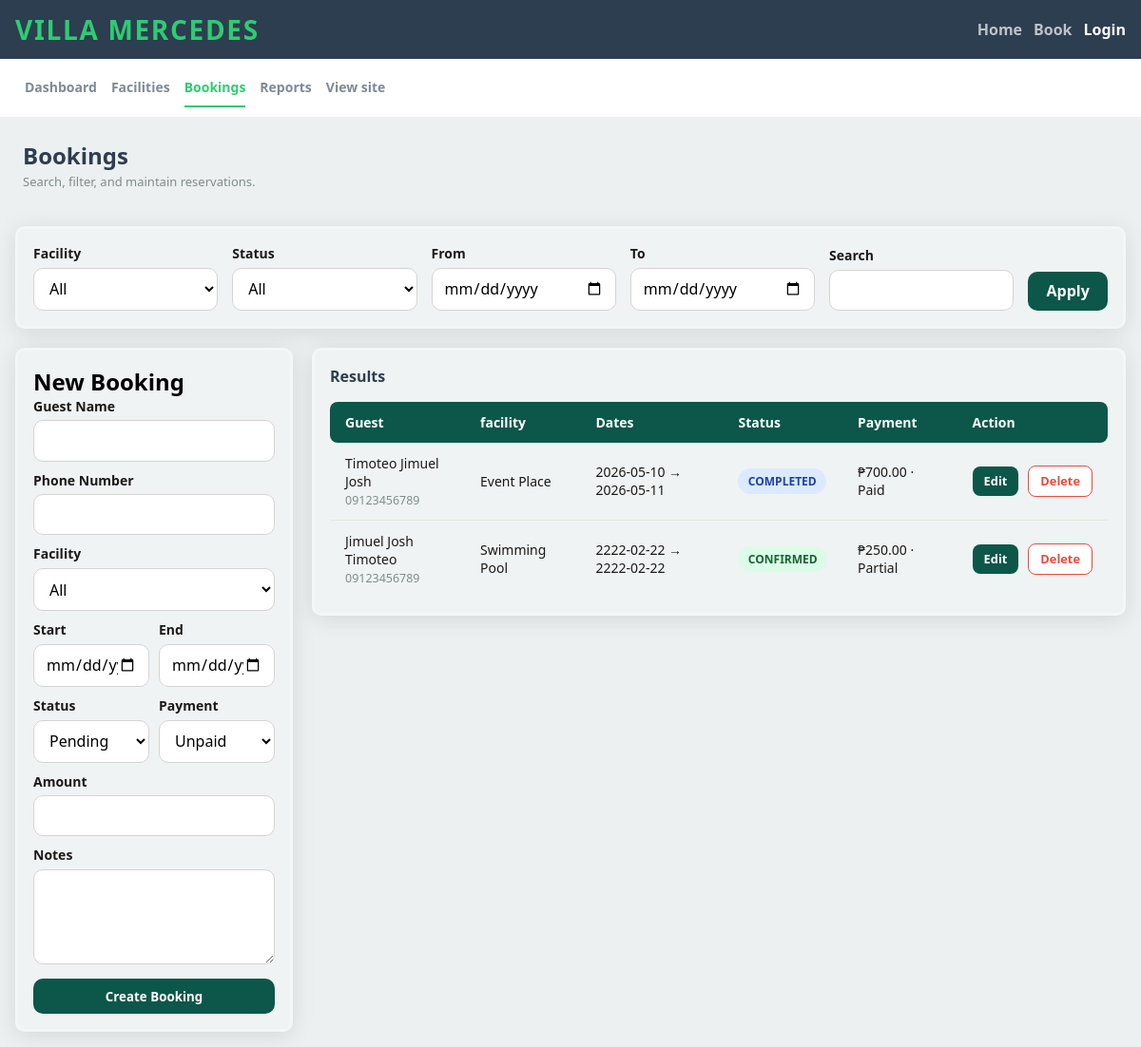
Page /admin/bookings.php on the earlier database version.
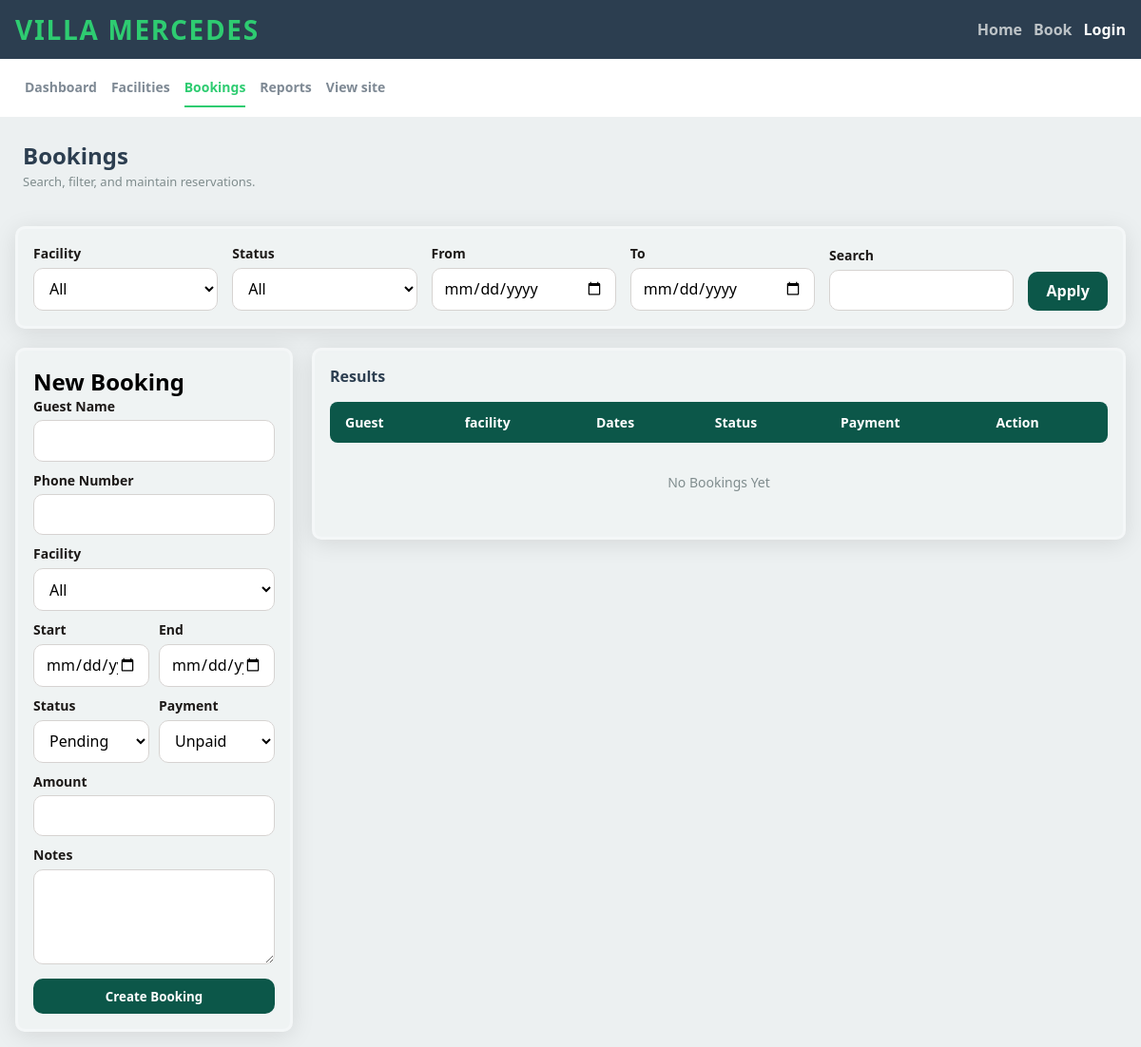
Same page on the later database version.
### tables this page shows
CREATE TABLE IF NOT EXISTS `bookings` (
  `id` int NOT NULL AUTO_INCREMENT,
  `guest_name` varchar(255) NOT NULL,
  `phone_number` varchar(50) NOT NULL,
  `facility_id` int NOT NULL,
  `date_start` date NOT NULL,
  `date_end` date NOT NULL,
  `notes` text,
  `status` varchar(50) DEFAULT 'Pending',
  `created_at` timestamp NULL DEFAULT CURRENT_TIMESTAMP,
  `payment_amount` decimal(10,2) DEFAULT '0.00',
  `payment_status` varchar(50) DEFAULT 'Unpaid',
  PRIMARY KEY (`id`),
  KEY `facility_id` (`facility_id`),
  CONSTRAINT `bookings_ibfk_1` FOREIGN KEY (`facility_id`) REFERENCES `facilities` (`id`) ON DELETE CASCADE
);

CREATE TABLE IF NOT EXISTS `facilities` (
  `id` int NOT NULL AUTO_INCREMENT,
  `name` varchar(255) NOT NULL,
  `description` text NOT NULL,
  `image_filename` varchar(255) DEFAULT NULL,
  `capacity` int NOT NULL,
  `rate_amount` decimal(10,2) NOT NULL,
  `rate_unit` enum('Per Day','Per Session') NOT NULL,
  `created_at` timestamp NULL DEFAULT CURRENT_TIMESTAMP,
  PRIMARY KEY (`id`)
);

### utils/helper.php (called while the page is built, shortened)
<?php
function url(string $path = ''): string
{
    $base = '/villa-mercedes';
    $path = ltrim($path, '/');
    return $base . '/' . $path;
}
function e(?string $value): string
{
    return htmlspecialchars((string) $value, ENT_QUOTES | ENT_HTML5, 'UTF-8');
}

### admin/bookings.php (the view, shortened to what this page needs)
<?php
require_once '../utils/helper.php';
$currentPage = basename($_SERVER['PHP_SELF']);
$editRow = null;
$conn = connection();
$sql = "
    SELECT b.*, f.name AS facility_name
    FROM bookings b
    LEFT JOIN facilities f ON b.facility_id = f.id
    WHERE 1=1
";
$sql .= " ORDER BY b.id DESC";
$stmt = $conn->prepare($sql);
$stmt->execute();
$table_data_result = $stmt->get_result();
?>
<!DOCTYPE html>
<html lang="en">
<head>
    <link rel="stylesheet" href="../resources/css/header-footer.css">
    <link rel="stylesheet" href="../resources/css/admin-nav.css">
    <link rel="stylesheet" href="../resources/css/admin-booking.css">
</head>
<body>
<header>
    <div class="header-container">
        <a href="<?= e(url('index.php')) ?>" class="brand-label">Villa Mercedes</a>
        <div class="header-nav">
            <a href="<?= e(url('index.php')) ?>" class="<?= $currentPage === 'index.php' ? 'is-active' : '' ?>">Home</a>
            <a href="<?= e(url('book.php')) ?>" class="<?= $currentPage === 'book.php' ? 'is-active' : '' ?>">Book</a>
            <a href="<?= e(url('login.php')) ?>" class="<?= e('is-active') ?>">
                <?= isset($_SESSION['user']) ? 'Dashboard Management' : 'Login' ?>
            </a>
        </div>
    </div>
</header>
<nav class="admin-subnav">
    <div class="admin-subnav-inner">
        <a href="<?= e(url('admin/dashboard.php')) ?>" class="<?= $currentPage === 'dashboard.php' ? 'is-active' : '' ?>">Dashboard</a>
        <a href="<?= e(url('admin/facilities.php')) ?>" class="<?= $currentPage === 'facilities.php' ? 'is-active' : '' ?>">Facilities</a>
        <a href="<?= e(url('admin/bookings.php')) ?>" class="<?= $currentPage === 'bookings.php' ? 'is-active' : '' ?>">Bookings</a>
        <a href="<?= e(url('admin/reports.php')) ?>" class="<?= $currentPage === 'reports.php' ? 'is-active' : '' ?>">Reports</a>
        <a href="<?= e(url('index.php')) ?>" target="_blank" >View site</a>
    </div>
</nav>
<main class="admin-booking">
    <div class="page-head">
        <div>
            <h2>Bookings</h2>
            <p>Search, filter, and maintain reservations.</p>
        </div>
    </div>
    <div class="filters">
        <form action="" method="get">
            <div class="form-row">
                <label for="filter_facility">Facility</label>
                <select name="filter_facility" id="filter_facility">
                    <option value="">All</option>
                </select>
            </div>
            <div class="form-row">
                <label for="filter_status">Status</label>
                <select name="filter_status" id="filter_status">
                    <option value="">All</option>
                </select>
            </div>
            <div class="form-row">
                <label for="from_date">From</label>
                <input type="date" id="from_date" name="from_date">
            </div>
            <div class="form-row">
                <label for="to_date">To</label>
                <input type="date" name="to_date" id="to_date">
            </div>
            <div class="form-row">
                <label for="search_input">Search</label>
                <input type="text" name="search_input" id="search_input">
            </div>
            <button class="apply-btn btn">Apply</button>
        </form>
    </div>
    <div class="form-result-wrapper">
        <div class="booking-form">
            <h2><?= !$editRow ? 'New Booking' : 'Edit Booking' ?></h2>
            <form action="../repositories/adminbookingRepository.php" method="POST">
                <div class="form-row">
                    <label for="name">Guest Name</label>
                    <input type="text" name="name" id="name" value="<?= $editRow ? e($editRow['guest_name']) : '' ?>">
                </div>
                <div class="form-row">
                    <label for="phone_number">Phone Number</label>
                    <input type="text" name="phone_number" id="phone_number" value="<?= $editRow ? e($editRow['phone_number']) : '' ?>">
                </div>
                <div class="form-row">
                    <label for="facility">Facility</label>
                    <select name="facility" id="facility">
                        <option value="">All</option>
                    </select>
                </div>
                <div class="form-row-2">
                    <div>
                        <label for="start_date">Start</label>
                        <input type="date" name="start_date" id="start_date" value="<?= $editRow ? e($editRow['date_start']) : '' ?>">
                    </div>
                    <div>
                        <label for="end_date">End</label>
                        <input type="date" name="end_date" id="end_date" value="<?= $editRow ? e($editRow['date_end']) : '' ?>">
                    </div>
                </div>
                <div class="form-row-2">
                    <div>
                        <label for="status">Status</label>
                        <select name="status" id="status">
                            <?php foreach(['Pending','Confirmed','Cancel','Completed'] as $s): ?>
                                <option value="<?= $s ?>" <?= ($editRow && $editRow['status'] === $s) ? 'selected' : '' ?>>
                                    <?= $s ?>
                                </option>
                            <?php endforeach; ?>
                        </select>
                    </div>
                    <div>
                        <label for="payment">Payment</label>
                        <select name="payment" id="payment">
                            <?php foreach(['Unpaid','Partial','Paid'] as $p): ?>
                                <option value="<?= $p ?>" <?= ($editRow && $editRow['payment_status'] === $p) ? 'selected' : '' ?>>
                                    <?= $p ?>
                                </option>
                            <?php endforeach; ?>
                        </select>
                    </div>
                </div>
                <div class="form-row">
                    <label for="amount">Amount</label>
                    <input type="number" name="amount" id="amount" value="<?= $editRow ? e($editRow['payment_amount']) : '' ?>">
                </div>
                <div class="form-row">
                    <label for="notes">Notes</label>
                    <textarea name="notes" id="notes"><?= $editRow ? e($editRow['notes']) : '' ?></textarea>
                </div>
                <button type="submit" class="btn submit"><?= !$editRow ? 'Create Booking' : 'Update Booking' ?></button>
            </form>
        </div>
        <div class="result-container">
            <h2>Results</h2>
            <table>
                <thead>
                    <tr>
                        <th>Guest</th>
                        <th>facility</th>
                        <th>Dates</th>
                        <th>Status</th>
                        <th>Payment</th>
                        <th>Action</th>
                    </tr>
                </thead>
                <tbody>
                    <?php if($table_data_result->num_rows > 0):  ?>
                        <?php while($table_row = $table_data_result->fetch_assoc()): ?>
                            <tr>
                                <td>
                                    <?= e($table_row['guest_name']) ?>
                                    <span class="number"><?= e($table_row['phone_number']) ?></span>
                                </td>
                                <td><?= e($table_row['facility_name']) ?></td>
                                <td><?= e($table_row['date_start'] . ' → ' . $table_row['date_end']) ?></td>
                                <td>
                                    <span class="status-badge status-<?= strtolower(e($table_row['status'])) ?>">
                                        <?= strtoupper(e($table_row['status'])) ?>
                                    </span>
                                </td>
                                <td><?= e('₱' . $table_row['payment_amount'] . ' · ' . $table_row['payment_status']) ?></td>
                                <td>
                                    <div class="action-cell">
                                        <a href="<?= e(url('admin/bookings.php?edit=' . (int) $table_row['id'])) ?>" class="edit-btn">Edit</a>
                                        <form action="../repositories/adminbookingRepository.php" method="POST" onsubmit="return confirm('Delete this booking?')">
                                            <button type="submit" class="delete-btn">Delete</button>
                                        </form>
                                    </div>
                                </td>
                            </tr>
                        <?php endwhile; ?>
                    <?php else: ?>
                            <tr>
                                <td colspan="6" class="no-data">
                                    No Bookings Yet
                                </td>
                            </tr>
                    <?php endif; ?>
                </tbody>
            </table>
        </div>
    </div>
</main>
</body>
</html>

### resources/css/header-footer.css (style rules this page uses)
* { box-sizing: border-box; padding: 0; margin: 0; font-family: 'Segoe UI', Tahoma, "Geneva", Verdana, sans-serif; }
html { background-color: #ECF0F1; }
header { background-color: #2c3e50; }
.header-container { max-width: 75rem; margin: 0 auto; display: flex; justify-content: space-between; padding: 0.75rem 1rem; align-items: center; }
.brand-label { font-size: 28px; font-weight: 700; letter-spacing: 0.06em; text-transform: uppercase; color: #2ecc71; text-decoration: none; }
.header-nav { display: flex; align-items: center; gap: 0.75rem; }
.header-nav a { color: #bdc3c7; font-weight: 600; font-size: 16px; text-decoration: none; }
.header-nav a.is-active { color: #fff; }

### resources/css/admin-nav.css (style rules this page uses)
.admin-subnav { background-color: #FFFFFF; padding: 10px 10px; }
.admin-subnav-inner { max-width: 75rem; margin: 0 auto; padding: 0 1rem; display: flex; gap: .9375rem; }
.admin-subnav-inner a { color: #2c3e509c; text-decoration: none; font-weight: 600; font-size: .875rem; padding: .625rem 0; display: inline-block; }
.admin-subnav-inner a.is-active { color: #2ecc71; border-bottom: 2px solid #2ecc71; }

Differences in the rows shown:
removed bookings: guest_name "Timoteo Jimuel Josh", phone_number "09123456789", facility.name "Event Place", date_start+date_end "2026-05-10 → 2026-05-11", status "COMPLETED", payment_amount+payment_status "₱700.00 · Paid"
removed bookings: guest_name "Jimuel Josh Timoteo", phone_number "09123456789", facility.name "Swimming Pool", date_start+date_end "2222-02-22 → 2222-02-22", status "CONFIRMED", payment_amount+payment_status "₱250.00 · Partial"
Other differences:
text now shown: "No Bookings Yet"
